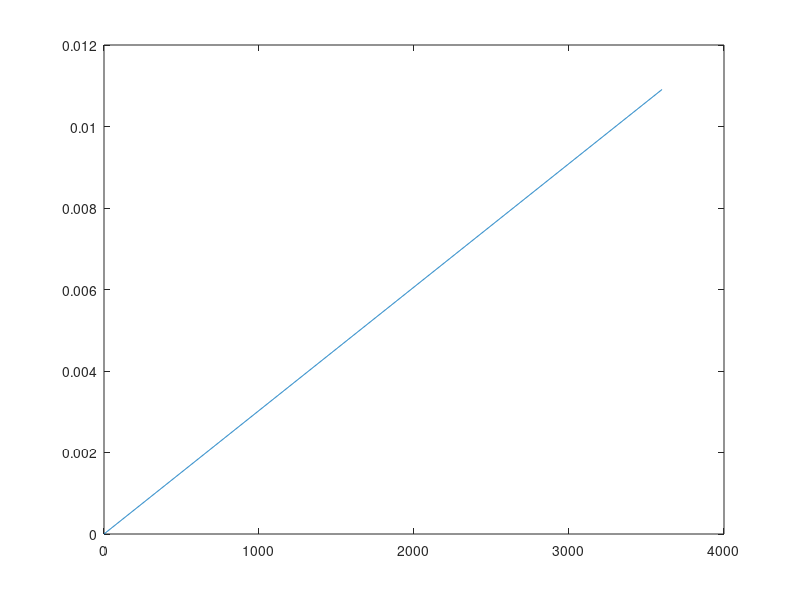

MATLAB code to generate this figure:
A0=3e-8;
b=0.1;
Lx=600;
x=[0:0.1:Lx]/Lx;
T=273+30;

p=A0*exp(-(x-0.5).^2/b)*T;

%figure;
%plot(x*Lx,p);

dt=3;
t=[0:dt:3600];
dTdt=T*A0*t/dt;
dT=sum(dTdt)*dt;

figure;
plot(t,dTdt)
